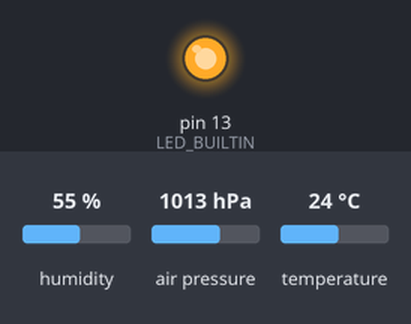
Bench run of a sketch on a simulated Arduino Uno, built with avr-gcc and run on an emulated ATmega328P. Shown: output pins drawn as LEDs (lit = HIGH). The test bench sets the inputs (shaded band); at power-on: humidity 55 %, air pressure 1013 hPa, temperature 24 °C. What the sketch prints to the serial monitor is not drawn.

Above: at 1.1 s.
At 3.6 s:
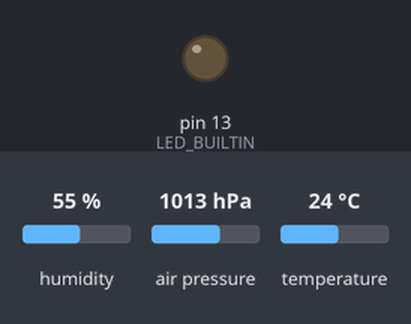
Timing chart, 0 to 7.5 s (numbered marks = the images above):
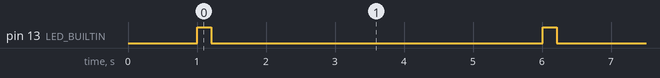

The sketch:

04_07_pressure_bm280.ino
```cpp
#include "Seeed_BME280.h"

// Plug on port I2C
// http://wiki.seeedstudio.com/Grove-Barometer_Sensor-BME280/
// Unit: Pa
BME280 bme280;

void setup(void)
{
  pinMode(LED_BUILTIN, OUTPUT);
  Serial.begin(9600);
  Serial.println("Starting preasure BM280");
  delay(1000);
  int i = bme280.init();
  Serial.println("pressure:"+String(i));
}

void loop(void)
{
    float pre = bme280.getPressure();
    Serial.print("pressure:"+String(pre));
    float temp = bme280.getTemperature();
    Serial.print(" temperature:"+String(temp));
    float hum = bme280.getHumidity();
    Serial.println(" humidity:"+String(hum));
    digitalWrite(LED_BUILTIN, HIGH);
    delay(200);
    digitalWrite(LED_BUILTIN, LOW);
    delay(4800);
}
```

Measured:
- by itself, pin 13 (LED_BUILTIN): alternates HIGH for 0.20 s and LOW for 4.8 s
